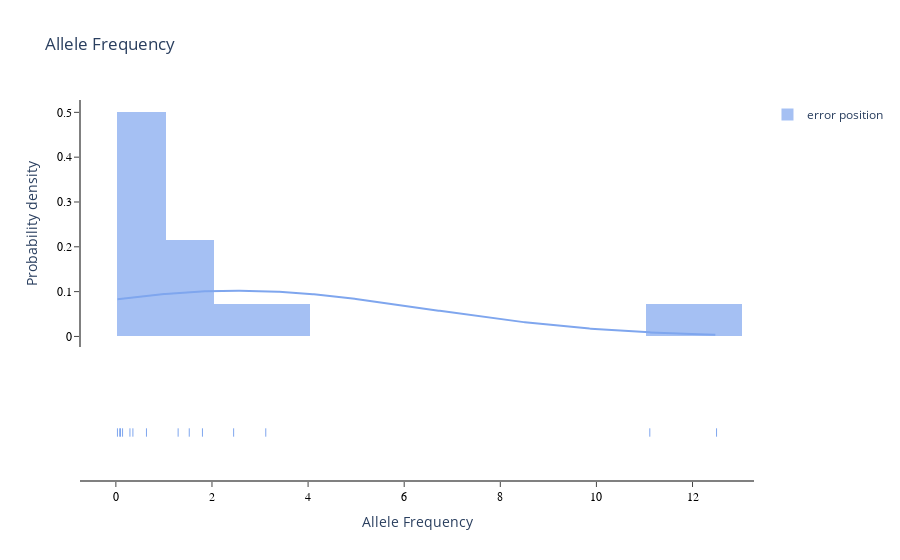

Notebook source saved alongside this figure:
### Code cell
# from plotly.offline import iplot, plot

hist_data = [(df_err_v1['AF'] * 100).tolist()]
group_labels = ['error position'] # name of the dataset
colors = ['#7FA6EE']

fig = ff.create_distplot(hist_data, group_labels, curve_type='normal', colors=colors)

# 设置图形布局
fig.update_layout(
    title="Allele Frequency",
    yaxis=dict(
        title='Probability density',
        showline=True, showgrid=False,
        linewidth=2, linecolor='gray', ticks='outside',
        tickfont=dict(
            family='Arial',
            size=12,
            color='black',
        )
    ),
    
    xaxis=dict(
        title='Allele Frequency',
        showline=True, showgrid=False,
        linewidth=2, linecolor='gray', ticks='outside',
        tickfont=dict(
            family='Arial',
            size=12,
            color='black',
        )
    ),
    legend=dict(
        traceorder="normal",
        font=dict(size=12),
    ),

    plot_bgcolor='white',
    yaxis_gridcolor='lightgray', yaxis_gridwidth=0.5,
    xaxis_gridcolor='lightgray', xaxis_gridwidth=0.5,
)
fig.show()
# plot(fig, filename='my_plot.html')

### Figure 1 — Plotly figure (JSON) as saved in the notebook; plotly's stock layout.template omitted (floating-point values rounded to 4 significant figures; data arrays with more than 128 entries replaced by an {"elided": "..."} marker saying what was removed)
{"data": [{"autobinx": false, "histnorm": "probability density", "legendgroup": "error position", "marker": {"color": "#7FA6EE"}, "name": "error position", "opacity": 0.7, "type": "histogram", "x": [12.5, 1.296, 0.0804, 1.527, 0.2933, 0.1396, 0.0331, 1.802, 3.12, 0.6368, 0.3546, 0.0972, 2.451, 11.11], "xaxis": "x", "xbins": {"end": 12.5, "size": 1, "start": 0.0331}, "yaxis": "y"}, {"legendgroup": "error position", "marker": {"color": "#7FA6EE"}, "mode": "lines", "name": "error position", "showlegend": false, "type": "scatter", "x": {"elided": "500 float values"}, "xaxis": "x", "y": {"elided": "500 float values"}, "yaxis": "y"}, {"legendgroup": "error position", "marker": {"color": "#7FA6EE", "symbol": "line-ns-open"}, "mode": "markers", "name": "error position", "showlegend": false, "type": "scatter", "x": [12.5, 1.296, 0.0804, 1.527, 0.2933, 0.1396, 0.0331, 1.802, 3.12, 0.6368, 0.3546, 0.0972, 2.451, 11.11], "xaxis": "x", "y": ["error position", "error position", "error position", "error position", "error position", "error position", "error position", "error position", "error position", "error position", "error position", "error position", "error position", "error position"], "yaxis": "y2"}], "layout": {"barmode": "overlay", "hovermode": "closest", "legend": {"font": {"size": 12}, "traceorder": "normal"}, "plot_bgcolor": "white", "title": {"text": "Allele Frequency"}, "xaxis": {"anchor": "y2", "domain": [0, 1], "gridcolor": "lightgray", "gridwidth": 0.5, "linecolor": "gray", "linewidth": 2, "showgrid": false, "showline": true, "tickfont": {"color": "black", "family": "Arial", "size": 12}, "ticks": "outside", "title": {"text": "Allele Frequency"}, "zeroline": false}, "yaxis": {"anchor": "free", "domain": [0.35, 1], "gridcolor": "lightgray", "gridwidth": 0.5, "linecolor": "gray", "linewidth": 2, "position": 0, "showgrid": false, "showline": true, "tickfont": {"color": "black", "family": "Arial", "size": 12}, "ticks": "outside", "title": {"text": "Probability density"}}, "yaxis2": {"anchor": "x", "domain": [0, 0.25], "dtick": 1, "showticklabels": false}}}
